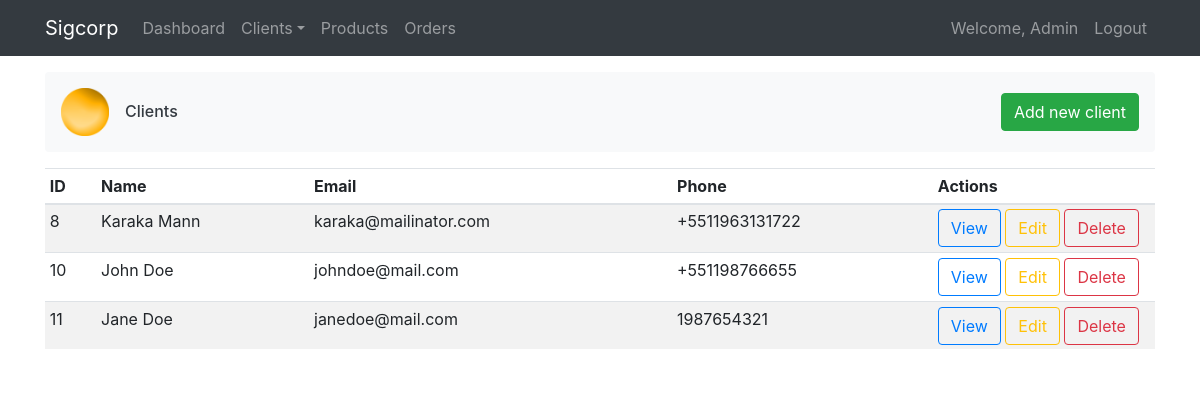
Screenshot of /clients (signed in) with the database file from the repository.
### tables this page shows
CREATE TABLE `clients` (
  `id` int(10) unsigned NOT NULL AUTO_INCREMENT,
  `name` varchar(245) NOT NULL,
  `last_name` varchar(145) NOT NULL,
  `email` varchar(145) NOT NULL,
  `phone` varchar(15) NOT NULL,
  `status` tinyint(1) NOT NULL DEFAULT '1',
  `created_at` datetime NOT NULL DEFAULT CURRENT_TIMESTAMP,
  PRIMARY KEY (`id`)
);

### app/controllers/Clients.php (called while the page is built, shortened)
<?php
class Clients extends Controller
{
    private $clientModel;
    public function __construct()
    {
        $this->clientModel = $this->model('Client');
    }
    public function index()
    {
        $clients = $this->clientModel->getClients();
        $data = [
            'title' => 'Clients',
            'description' => '',
            'clients' => $clients
        ];
        $this->view('clients/index', $data);
    }
}

### app/libraries/Core.php (called while the page is built, shortened)
<?php
class Core
{
    protected $currentMethod = 'index';
    public function __construct()
    {
        $url = $this->getUrl();
        if (isset($url[0])) {
            if (file_exists('../app/controllers/' . ucwords($url[0]) . '.php')) {
                unset($url[0]);
            }
        }
        $this->currentController = new $this->currentController;
        $this->params = $url ? array_values((array) $url) : [];
        call_user_func_array(
            [$this->currentController, $this->currentMethod],
            $this->params
        );
    }
    public function getUrl()
    {
        if (isset($_GET['url'])) {
            $url = rtrim($_GET['url'], '/');
            $url = filter_var($url, FILTER_SANITIZE_URL);
            $url = explode('/', $url);
            return $url;
        }
    }
}

### public/index.php (called while the page is built, shortened)
<?php
$init = new Core;

### app/libraries/Database.php (called while the page is built, shortened)
<?php
class Database
{
    private string $_host = DB_HOST;
    private string $_user = DB_USER;
    private string $_pass = DB_PASS;
    private string $_dbname = DB_NAME;
    public function __construct()
    {
        $dsn = 'mysql:host=' . $this->_host . ';dbname=' . $this->_dbname;
        $options = array(
            PDO::ATTR_PERSISTENT => true,
            PDO::ATTR_ERRMODE => PDO::ERRMODE_EXCEPTION
        );
        try {
            $this->dbh = new PDO($dsn, $this->_user, $this->_pass, $options);
        } catch (PDOException $e) {
            $this->error = $e->getMessage();
            echo $this->error;
        }
    }
    public function query($sql)
    {
        $this->stmt = $this->dbh->prepare($sql);
    }
    public function execute()
    {
        return $this->stmt->execute();
    }
    public function resultSet()
    {
        $this->execute();
        return $this->stmt->fetchAll(PDO::FETCH_OBJ);
    }
}

### app/models/Client.php (called while the page is built, shortened)
<?php
class Client
{
    private Database $_db;
    public function __construct()
    {
        $this->_db = new Database;
    }
    public function getClients($limit = null)
    {
        $this->_db->query('SELECT * FROM clients ');
        return $this->_db->resultSet();
    }
}

### app/views/clients/index.php (the view, shortened to what this page needs)
<?php
require_once APPROOT . '/views/inc/header.php'; ?>
<div class="d-flex align-items-center p-3 my-3 bg-light text-dark rounded box-shadow">
    <img class="mr-3" src="<?php echo URLROOT; ?>/public/image/esfera_sigcorp.png" alt="" width="48" height="48">
    <div class="lh-100">
        <h6 class="mb-0 lh-100"><?php echo $data['title']; ?></h6>
    </div>
    <a class="btn btn-success" href="<?php echo URLROOT; ?>/clients/create" style="margin-left: auto" >Add new client</a>
</div>
<div class="my-3 bg-white rounded box-shadow">
    <div class="table-responsive">
        <table class="table table-striped table-sm">
            <?php if (isset($data['clients'])) : ?>
            <thead>
                <tr>
                    <th>ID</th>
                    <th>Name</th>
                    <th>Email</th>
                    <th>Phone</th>
                    <th style="width:20%">Actions</th>
                </tr>
                </thead>
                <tbody>
                <?php foreach ($data['clients'] as $client): ?>
                <tr>
                    <td><?= $client->id; ?></td>
                    <td><?= $client->name . ' ' . $client->last_name; ?></td>
                    <td><?= $client->email; ?></td>
                    <td><?= $client->phone; ?></td>
                    <td>
                        <a class="btn btn-outline-primary" href="<?= URLROOT; ?>/clients/show/<?= $client->id; ?>">View</a>
                        <a class="btn btn-outline-warning" href="<?= URLROOT; ?>/clients/edit/<?= $client->id; ?>">Edit</a>
                        <form method="post" action="<?= URLROOT; ?>/clients/delete/<?= $client->id; ?>" style="display: inline-block">
                            <button class="btn btn-outline-danger" data-id="<?= URLROOT; ?>/clients/delete/<?= $client->id; ?>">Delete</button>
                        </form>
                    </td>
                </tr>
                <?php endforeach; ?>
                </tbody>
            <?php else : ?>
            <p>No results to show...</p>
            <?php endif; ?>
        </table>
    </div>
</div>
<?php require_once APPROOT . '/views/inc/footer.php'; ?>

### rows the page displays
clients: id "8", name "Karaka", last_name "Mann", email "karaka@mailinator.com", phone "+5511963131722"
clients: id "10", name "John", last_name "Doe", email "johndoe@mail.com", phone "+551198766655"
clients: id "11", name "Jane", last_name "Doe", email "janedoe@mail.com", phone "1987654321"

### other values shown
APPNAME "Sigcorp"
$_SESSION['user_name'] "Admin"
$data['title'] "Clients"
